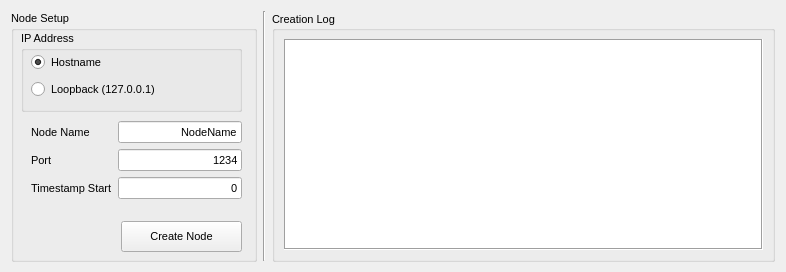
<?xml version="1.0" encoding="UTF-8"?>
<ui version="4.0">
 <class>create_node</class>
 <widget class="QWidget" name="create_node">
  <property name="geometry">
   <rect>
    <x>0</x>
    <y>0</y>
    <width>786</width>
    <height>272</height>
   </rect>
  </property>
  <property name="sizePolicy">
   <sizepolicy hsizetype="Fixed" vsizetype="Fixed">
    <horstretch>0</horstretch>
    <verstretch>0</verstretch>
   </sizepolicy>
  </property>
  <property name="minimumSize">
   <size>
    <width>781</width>
    <height>272</height>
   </size>
  </property>
  <property name="maximumSize">
   <size>
    <width>10000</width>
    <height>272</height>
   </size>
  </property>
  <property name="font">
   <font>
    <pointsize>8</pointsize>
   </font>
  </property>
  <property name="windowTitle">
   <string>Node Creation</string>
  </property>
  <layout class="QHBoxLayout" name="horizontalLayout">
   <item>
    <widget class="QGroupBox" name="groupBox_setup">
     <property name="sizePolicy">
      <sizepolicy hsizetype="Fixed" vsizetype="Fixed">
       <horstretch>0</horstretch>
       <verstretch>0</verstretch>
      </sizepolicy>
     </property>
     <property name="minimumSize">
      <size>
       <width>246</width>
       <height>251</height>
      </size>
     </property>
     <property name="maximumSize">
      <size>
       <width>246</width>
       <height>251</height>
      </size>
     </property>
     <property name="title">
      <string>Node Setup</string>
     </property>
     <widget class="QPushButton" name="bttn_create">
      <property name="geometry">
       <rect>
        <x>110</x>
        <y>210</y>
        <width>121</width>
        <height>31</height>
       </rect>
      </property>
      <property name="text">
       <string>Create Node</string>
      </property>
     </widget>
     <widget class="QWidget" name="formLayoutWidget">
      <property name="geometry">
       <rect>
        <x>20</x>
        <y>110</y>
        <width>211</width>
        <height>101</height>
       </rect>
      </property>
      <layout class="QFormLayout" name="formLayout">
       <item row="1" column="0">
        <widget class="QLabel" name="label_name">
         <property name="text">
          <string>Node Name</string>
         </property>
        </widget>
       </item>
       <item row="1" column="1">
        <widget class="QLineEdit" name="lineEdit_name">
         <property name="text">
          <string>NodeName</string>
         </property>
         <property name="alignment">
          <set>Qt::AlignRight|Qt::AlignTrailing|Qt::AlignVCenter</set>
         </property>
         <property name="clearButtonEnabled">
          <bool>false</bool>
         </property>
        </widget>
       </item>
       <item row="3" column="0">
        <widget class="QLabel" name="label_timeStart">
         <property name="text">
          <string>Timestamp Start</string>
         </property>
        </widget>
       </item>
       <item row="2" column="1">
        <widget class="QLineEdit" name="lineEdit_port">
         <property name="text">
          <string>1234</string>
         </property>
         <property name="alignment">
          <set>Qt::AlignRight|Qt::AlignTrailing|Qt::AlignVCenter</set>
         </property>
        </widget>
       </item>
       <item row="2" column="0">
        <widget class="QLabel" name="label_port">
         <property name="text">
          <string>Port</string>
         </property>
         <property name="alignment">
          <set>Qt::AlignLeading|Qt::AlignLeft|Qt::AlignVCenter</set>
         </property>
        </widget>
       </item>
       <item row="3" column="1">
        <widget class="QLineEdit" name="lineEdit_timeStart">
         <property name="text">
          <string>0</string>
         </property>
         <property name="alignment">
          <set>Qt::AlignRight|Qt::AlignTrailing|Qt::AlignVCenter</set>
         </property>
        </widget>
       </item>
      </layout>
     </widget>
     <widget class="QGroupBox" name="groupBox_IP">
      <property name="geometry">
       <rect>
        <x>10</x>
        <y>20</y>
        <width>221</width>
        <height>81</height>
       </rect>
      </property>
      <property name="sizePolicy">
       <sizepolicy hsizetype="Fixed" vsizetype="Fixed">
        <horstretch>0</horstretch>
        <verstretch>0</verstretch>
       </sizepolicy>
      </property>
      <property name="font">
       <font>
        <pointsize>8</pointsize>
       </font>
      </property>
      <property name="title">
       <string>IP Address</string>
      </property>
      <property name="checkable">
       <bool>false</bool>
      </property>
      <widget class="QWidget" name="verticalLayoutWidget">
       <property name="geometry">
        <rect>
         <x>10</x>
         <y>20</y>
         <width>211</width>
         <height>51</height>
        </rect>
       </property>
       <layout class="QVBoxLayout" name="verticalLayout">
        <item>
         <widget class="QRadioButton" name="radioBttn_hostName">
          <property name="text">
           <string>Hostname</string>
          </property>
          <property name="checked">
           <bool>true</bool>
          </property>
         </widget>
        </item>
        <item>
         <widget class="QRadioButton" name="radioBttn_loopback">
          <property name="text">
           <string>Loopback (127.0.0.1)</string>
          </property>
         </widget>
        </item>
       </layout>
      </widget>
     </widget>
    </widget>
   </item>
   <item>
    <widget class="Line" name="line">
     <property name="orientation">
      <enum>Qt::Vertical</enum>
     </property>
    </widget>
   </item>
   <item>
    <widget class="QGroupBox" name="groupBox_creationLog">
     <property name="sizePolicy">
      <sizepolicy hsizetype="Fixed" vsizetype="Preferred">
       <horstretch>0</horstretch>
       <verstretch>0</verstretch>
      </sizepolicy>
     </property>
     <property name="minimumSize">
      <size>
       <width>501</width>
       <height>251</height>
      </size>
     </property>
     <property name="maximumSize">
      <size>
       <width>10000</width>
       <height>251</height>
      </size>
     </property>
     <property name="title">
      <string>Creation Log</string>
     </property>
     <property name="alignment">
      <set>Qt::AlignLeading|Qt::AlignLeft|Qt::AlignVCenter</set>
     </property>
     <layout class="QVBoxLayout" name="verticalLayout_2">
      <item>
       <widget class="QTextEdit" name="textEdit_log">
        <property name="frameShape">
         <enum>QFrame::Box</enum>
        </property>
        <property name="frameShadow">
         <enum>QFrame::Sunken</enum>
        </property>
        <property name="lineWidth">
         <number>1</number>
        </property>
        <property name="horizontalScrollBarPolicy">
         <enum>Qt::ScrollBarAlwaysOff</enum>
        </property>
        <property name="readOnly">
         <bool>true</bool>
        </property>
       </widget>
      </item>
     </layout>
    </widget>
   </item>
  </layout>
 </widget>
 <resources/>
 <connections/>
</ui>
